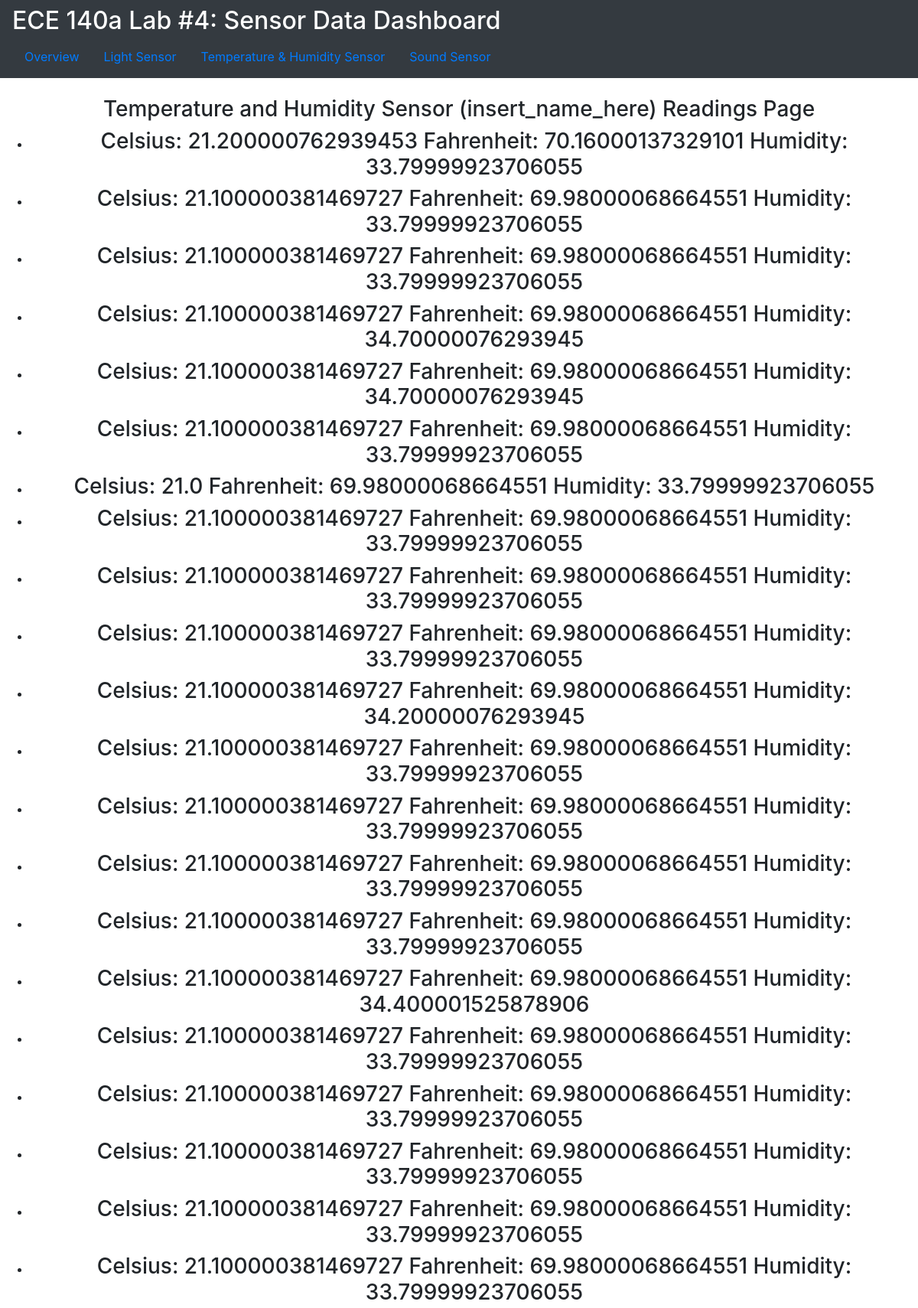
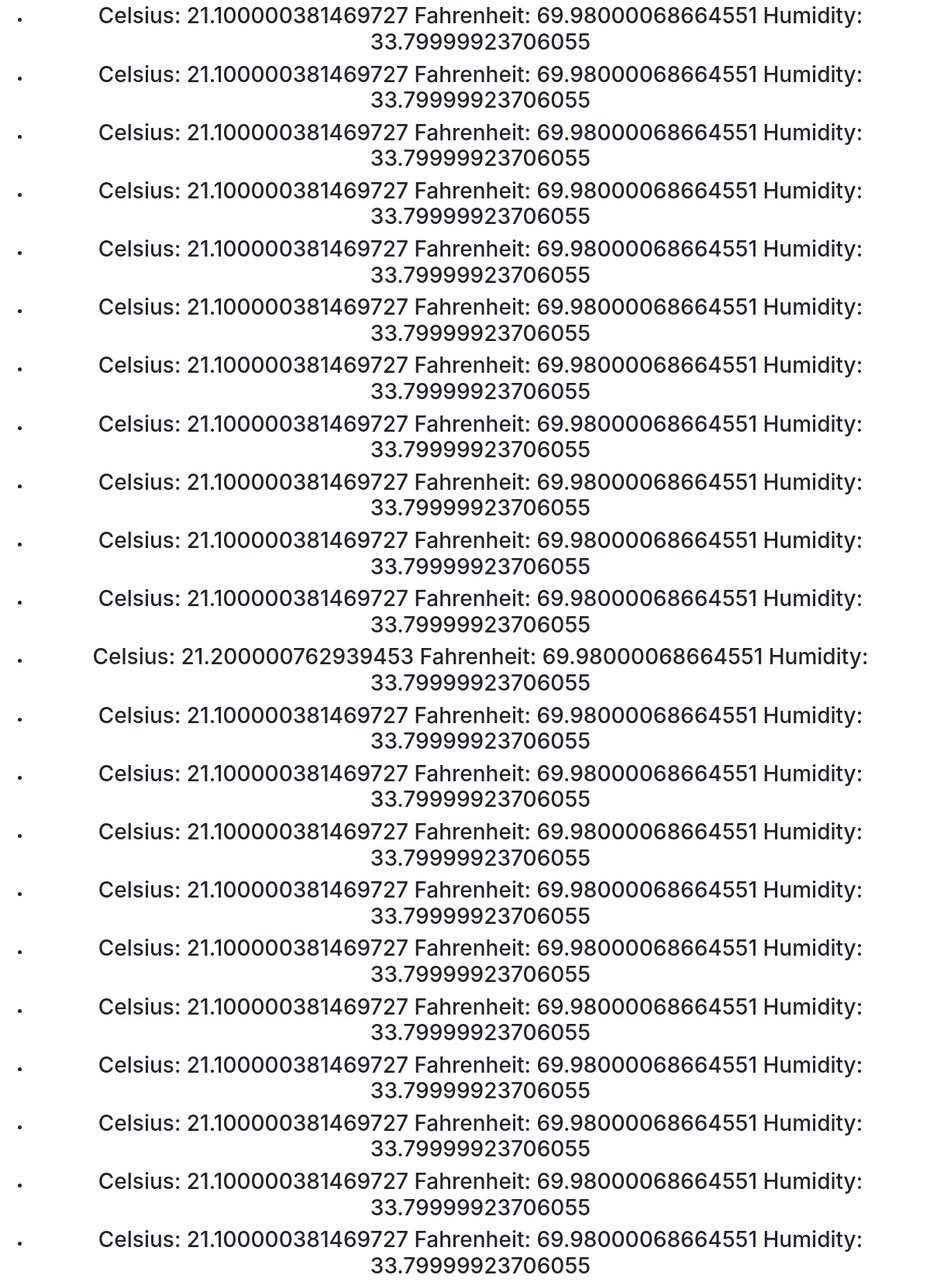
The app's page /temp_humidity (upper part) with its own data (2 pictures, top to bottom).
### tables this page shows
CREATE TABLE DHT
                (celsius real, fahrenheit real, humidity real);

### sensor_dash/sensor_dash.py (the view)
@app.route('/temp_humidity')
def temp_hum_view():
    db = get_db()
    cur = db.execute('SELECT * from DHT')
    info = cur.fetchall()
    return render_template('temp_hum_sensor.html', entries=info)

### sensor_dash/sensor_dash.py (called while the page is built)
def connect_db():
    rv = sqlite3.connect(app.config['DATABASE'])
    rv.row_factory = sqlite3.Row
    return rv

def get_db():
    if not hasattr(g, 'sqlite_db'):
        g.sqlite_db = connect_db()
    return g.sqlite_db

### sensor_dash/templates/temp_hum_sensor.html
{% extends "layout_sensor.html" %}
{% block body %}
<div id="row" style="text-align: center;">
<br>
    <h3>Temperature and Humidity Sensor (insert_name_here) Readings Page</h3>
     <ul>
    {% for entry in entries %}
    	<li>
          <h3>Celsius: {{ entry.celsius }} Fahrenheit: {{ entry.fahrenheit }} Humidity: {{ entry.humidity }} </h3>
        </li>
     {% else %}
                <li>
                    <em> Unbelievable! There are no users so far!</em>
                </li>
            {% endfor %}
            </ul>
        </div>
{% endblock %}

### sensor_dash/templates/layout_sensor.html
{% extends "layout_master.html" %}

### sensor_dash/templates/layout_master.html (shortened to what this page needs)
<!doctype html>
<html>
    <head>
        <link rel="stylesheet" href="https://maxcdn.bootstrapcdn.com/bootstrap/4.0.0/css/bootstrap.min.css">
        <link rel="stylesheet" href="//cdnjs.cloudflare.com/ajax/libs/bootstrap-table/1.11.1/bootstrap-table.min.css">
    </head>
        <nav class="navbar navbar-inverse bg-dark">
        <h2 style="color: white">ECE 140a Lab #4: Sensor Data Dashboard</h2>
<ul class="nav nav-pills nav-fill">
  <li class="nav-item">
    <a class="nav-link" href="{{ url_for('dashboard_view')}}">Overview</a>
  </li>
    <li class="nav-item">
    <a class="nav-link" href="{{ url_for('light_view')}}">Light Sensor</a>
  </li>
  <li class="nav-item">
    <a class="nav-link" href="{{ url_for('temp_hum_view')}}">Temperature & Humidity Sensor</a>
  </li>
  <li class="nav-item">
    <a class="nav-link" href="{{ url_for('sound_view')}}">Sound Sensor</a>
  </li>
</ul>
        </nav>
    <body>
        {% block body %}
        {% endblock %}
    </body>
</html>

### records on screen
DHT: celsius "21.200000762939453", fahrenheit "70.16000137329101", humidity "33.79999923706055"
DHT: celsius "21.100000381469727", fahrenheit "69.98000068664551", humidity "33.79999923706055"
DHT: celsius "21.100000381469727", fahrenheit "69.98000068664551", humidity "33.79999923706055"
DHT: celsius "21.100000381469727", fahrenheit "69.98000068664551", humidity "34.70000076293945"
DHT: celsius "21.100000381469727", fahrenheit "69.98000068664551", humidity "34.70000076293945"
DHT: celsius "21.100000381469727", fahrenheit "69.98000068664551", humidity "33.79999923706055"
DHT: celsius "21.0", fahrenheit "69.98000068664551", humidity "33.79999923706055"
DHT: celsius "21.100000381469727", fahrenheit "69.98000068664551", humidity "33.79999923706055"
DHT: celsius "21.100000381469727", fahrenheit "69.98000068664551", humidity "33.79999923706055"
DHT: celsius "21.100000381469727", fahrenheit "69.98000068664551", humidity "33.79999923706055"
DHT: celsius "21.100000381469727", fahrenheit "69.98000068664551", humidity "34.20000076293945"
DHT: celsius "21.100000381469727", fahrenheit "69.98000068664551", humidity "33.79999923706055"
DHT: celsius "21.100000381469727", fahrenheit "69.98000068664551", humidity "33.79999923706055"
DHT: celsius "21.100000381469727", fahrenheit "69.98000068664551", humidity "33.79999923706055"
DHT: celsius "21.100000381469727", fahrenheit "69.98000068664551", humidity "33.79999923706055"
DHT: celsius "21.100000381469727", fahrenheit "69.98000068664551", humidity "34.400001525878906"
DHT: celsius "21.100000381469727", fahrenheit "69.98000068664551", humidity "33.79999923706055"
DHT: celsius "21.100000381469727", fahrenheit "69.98000068664551", humidity "33.79999923706055"
DHT: celsius "21.100000381469727", fahrenheit "69.98000068664551", humidity "33.79999923706055"
DHT: celsius "21.100000381469727", fahrenheit "69.98000068664551", humidity "33.79999923706055"
DHT: celsius "21.100000381469727", fahrenheit "69.98000068664551", humidity "33.79999923706055"
DHT: celsius "21.100000381469727", fahrenheit "69.98000068664551", humidity "33.79999923706055"
DHT: celsius "21.100000381469727", fahrenheit "69.98000068664551", humidity "33.79999923706055"
DHT: celsius "21.100000381469727", fahrenheit "69.98000068664551", humidity "33.79999923706055"
DHT: celsius "21.100000381469727", fahrenheit "69.98000068664551", humidity "33.79999923706055"
DHT: celsius "21.100000381469727", fahrenheit "69.98000068664551", humidity "33.79999923706055"
DHT: celsius "21.100000381469727", fahrenheit "69.98000068664551", humidity "33.79999923706055"
DHT: celsius "21.100000381469727", fahrenheit "69.98000068664551", humidity "33.79999923706055"
DHT: celsius "21.100000381469727", fahrenheit "69.98000068664551", humidity "33.79999923706055"
DHT: celsius "21.100000381469727", fahrenheit "69.98000068664551", humidity "33.79999923706055"
DHT: celsius "21.100000381469727", fahrenheit "69.98000068664551", humidity "33.79999923706055"
DHT: celsius "21.100000381469727", fahrenheit "69.98000068664551", humidity "33.79999923706055"
DHT: celsius "21.200000762939453", fahrenheit "69.98000068664551", humidity "33.79999923706055"
DHT: celsius "21.100000381469727", fahrenheit "69.98000068664551", humidity "33.79999923706055"
DHT: celsius "21.100000381469727", fahrenheit "69.98000068664551", humidity "33.79999923706055"
DHT: celsius "21.100000381469727", fahrenheit "69.98000068664551", humidity "33.79999923706055"
DHT: celsius "21.100000381469727", fahrenheit "69.98000068664551", humidity "33.79999923706055"
DHT: celsius "21.100000381469727", fahrenheit "69.98000068664551", humidity "33.79999923706055"
DHT: celsius "21.100000381469727", fahrenheit "69.98000068664551", humidity "33.79999923706055"
DHT: celsius "21.100000381469727", fahrenheit "69.98000068664551", humidity "33.79999923706055"
DHT: celsius "21.100000381469727", fahrenheit "69.98000068664551", humidity "33.79999923706055"
DHT: celsius "21.100000381469727", fahrenheit "69.98000068664551", humidity "33.79999923706055"
DHT: celsius "21.100000381469727", fahrenheit "69.98000068664551", humidity "33.79999923706055"
